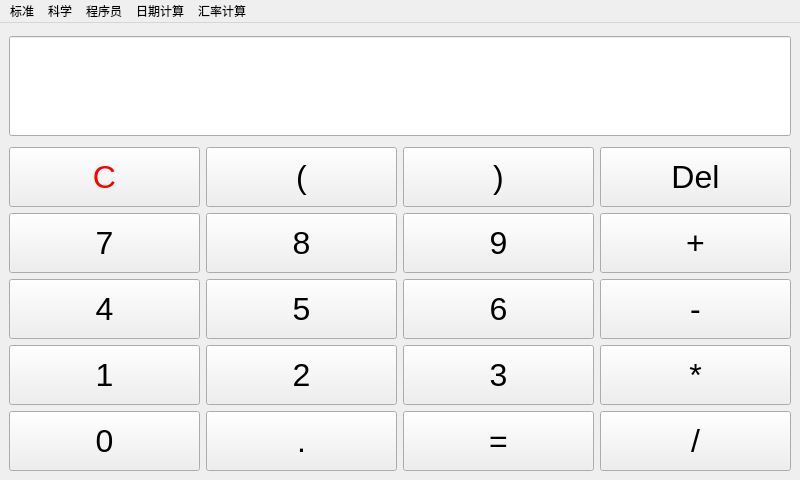
<?xml version="1.0" encoding="UTF-8"?>
<ui version="4.0">
 <class>MainWindow</class>
 <widget class="QMainWindow" name="MainWindow">
  <property name="geometry">
   <rect>
    <x>0</x>
    <y>0</y>
    <width>800</width>
    <height>480</height>
   </rect>
  </property>
  <property name="minimumSize">
   <size>
    <width>800</width>
    <height>480</height>
   </size>
  </property>
  <property name="maximumSize">
   <size>
    <width>800</width>
    <height>480</height>
   </size>
  </property>
  <property name="windowTitle">
   <string>KK牌计算器</string>
  </property>
  <property name="windowIcon">
   <iconset resource="res_QT.qrc">
    <normaloff>:/images/calculator.ico</normaloff>:/images/calculator.ico</iconset>
  </property>
  <property name="styleSheet">
   <string notr="true"/>
  </property>
  <property name="iconSize">
   <size>
    <width>400</width>
    <height>700</height>
   </size>
  </property>
  <widget class="QWidget" name="centralwidget">
   <layout class="QGridLayout" name="gridLayout">
    <item row="0" column="0" rowspan="2" colspan="4">
     <widget class="QLineEdit" name="lineEdit">
      <property name="minimumSize">
       <size>
        <width>0</width>
        <height>100</height>
       </size>
      </property>
      <property name="font">
       <font>
        <pointsize>36</pointsize>
       </font>
      </property>
      <property name="text">
       <string/>
      </property>
      <property name="alignment">
       <set>Qt::AlignRight|Qt::AlignTrailing|Qt::AlignVCenter</set>
      </property>
     </widget>
    </item>
    <item row="6" column="2">
     <widget class="QPushButton" name="pushButton_three">
      <property name="minimumSize">
       <size>
        <width>30</width>
        <height>60</height>
       </size>
      </property>
      <property name="font">
       <font>
        <pointsize>24</pointsize>
       </font>
      </property>
      <property name="text">
       <string>3</string>
      </property>
     </widget>
    </item>
    <item row="2" column="2">
     <widget class="QPushButton" name="pushButton_paren2">
      <property name="minimumSize">
       <size>
        <width>30</width>
        <height>60</height>
       </size>
      </property>
      <property name="font">
       <font>
        <pointsize>24</pointsize>
       </font>
      </property>
      <property name="text">
       <string>)</string>
      </property>
     </widget>
    </item>
    <item row="4" column="2">
     <widget class="QPushButton" name="pushButton_six">
      <property name="minimumSize">
       <size>
        <width>30</width>
        <height>60</height>
       </size>
      </property>
      <property name="font">
       <font>
        <pointsize>24</pointsize>
       </font>
      </property>
      <property name="text">
       <string>6</string>
      </property>
     </widget>
    </item>
    <item row="3" column="1">
     <widget class="QPushButton" name="pushButton_eight">
      <property name="minimumSize">
       <size>
        <width>30</width>
        <height>60</height>
       </size>
      </property>
      <property name="font">
       <font>
        <pointsize>24</pointsize>
       </font>
      </property>
      <property name="text">
       <string>8</string>
      </property>
     </widget>
    </item>
    <item row="6" column="3">
     <widget class="QPushButton" name="pushButton_mult">
      <property name="minimumSize">
       <size>
        <width>30</width>
        <height>60</height>
       </size>
      </property>
      <property name="font">
       <font>
        <pointsize>24</pointsize>
       </font>
      </property>
      <property name="text">
       <string>*</string>
      </property>
     </widget>
    </item>
    <item row="7" column="1">
     <widget class="QPushButton" name="pushButton_point">
      <property name="minimumSize">
       <size>
        <width>30</width>
        <height>60</height>
       </size>
      </property>
      <property name="font">
       <font>
        <pointsize>24</pointsize>
       </font>
      </property>
      <property name="text">
       <string>.</string>
      </property>
     </widget>
    </item>
    <item row="4" column="0">
     <widget class="QPushButton" name="pushButton_four">
      <property name="minimumSize">
       <size>
        <width>30</width>
        <height>60</height>
       </size>
      </property>
      <property name="font">
       <font>
        <pointsize>24</pointsize>
       </font>
      </property>
      <property name="text">
       <string>4</string>
      </property>
     </widget>
    </item>
    <item row="4" column="3">
     <widget class="QPushButton" name="pushButton_sub">
      <property name="minimumSize">
       <size>
        <width>30</width>
        <height>60</height>
       </size>
      </property>
      <property name="font">
       <font>
        <pointsize>24</pointsize>
       </font>
      </property>
      <property name="text">
       <string>-</string>
      </property>
     </widget>
    </item>
    <item row="7" column="0">
     <widget class="QPushButton" name="pushButton_zero">
      <property name="minimumSize">
       <size>
        <width>30</width>
        <height>60</height>
       </size>
      </property>
      <property name="font">
       <font>
        <pointsize>24</pointsize>
       </font>
      </property>
      <property name="text">
       <string>0</string>
      </property>
     </widget>
    </item>
    <item row="3" column="0">
     <widget class="QPushButton" name="pushButton_seven">
      <property name="minimumSize">
       <size>
        <width>30</width>
        <height>60</height>
       </size>
      </property>
      <property name="font">
       <font>
        <pointsize>24</pointsize>
       </font>
      </property>
      <property name="text">
       <string>7</string>
      </property>
     </widget>
    </item>
    <item row="3" column="3">
     <widget class="QPushButton" name="pushButton_add">
      <property name="minimumSize">
       <size>
        <width>30</width>
        <height>60</height>
       </size>
      </property>
      <property name="font">
       <font>
        <pointsize>24</pointsize>
       </font>
      </property>
      <property name="text">
       <string>+</string>
      </property>
     </widget>
    </item>
    <item row="2" column="3">
     <widget class="QPushButton" name="pushButton_del">
      <property name="minimumSize">
       <size>
        <width>30</width>
        <height>60</height>
       </size>
      </property>
      <property name="font">
       <font>
        <pointsize>24</pointsize>
       </font>
      </property>
      <property name="text">
       <string>Del</string>
      </property>
     </widget>
    </item>
    <item row="7" column="3">
     <widget class="QPushButton" name="pushButton_divide">
      <property name="minimumSize">
       <size>
        <width>30</width>
        <height>60</height>
       </size>
      </property>
      <property name="font">
       <font>
        <pointsize>24</pointsize>
       </font>
      </property>
      <property name="text">
       <string>/</string>
      </property>
     </widget>
    </item>
    <item row="7" column="2">
     <widget class="QPushButton" name="pushButton_equal">
      <property name="minimumSize">
       <size>
        <width>30</width>
        <height>60</height>
       </size>
      </property>
      <property name="font">
       <font>
        <pointsize>24</pointsize>
       </font>
      </property>
      <property name="text">
       <string>=</string>
      </property>
     </widget>
    </item>
    <item row="2" column="1">
     <widget class="QPushButton" name="pushButton_paren1">
      <property name="minimumSize">
       <size>
        <width>30</width>
        <height>60</height>
       </size>
      </property>
      <property name="font">
       <font>
        <pointsize>24</pointsize>
       </font>
      </property>
      <property name="text">
       <string>(</string>
      </property>
     </widget>
    </item>
    <item row="6" column="1">
     <widget class="QPushButton" name="pushButton_two">
      <property name="minimumSize">
       <size>
        <width>30</width>
        <height>60</height>
       </size>
      </property>
      <property name="font">
       <font>
        <pointsize>24</pointsize>
       </font>
      </property>
      <property name="text">
       <string>2</string>
      </property>
     </widget>
    </item>
    <item row="3" column="2">
     <widget class="QPushButton" name="pushButton_nine">
      <property name="minimumSize">
       <size>
        <width>30</width>
        <height>60</height>
       </size>
      </property>
      <property name="font">
       <font>
        <pointsize>24</pointsize>
       </font>
      </property>
      <property name="text">
       <string>9</string>
      </property>
     </widget>
    </item>
    <item row="6" column="0">
     <widget class="QPushButton" name="pushButton_one">
      <property name="minimumSize">
       <size>
        <width>30</width>
        <height>60</height>
       </size>
      </property>
      <property name="font">
       <font>
        <pointsize>24</pointsize>
       </font>
      </property>
      <property name="text">
       <string>1</string>
      </property>
     </widget>
    </item>
    <item row="4" column="1">
     <widget class="QPushButton" name="pushButton_five">
      <property name="minimumSize">
       <size>
        <width>30</width>
        <height>60</height>
       </size>
      </property>
      <property name="font">
       <font>
        <pointsize>24</pointsize>
       </font>
      </property>
      <property name="text">
       <string>5</string>
      </property>
     </widget>
    </item>
    <item row="2" column="0">
     <widget class="QPushButton" name="pushButton_C">
      <property name="minimumSize">
       <size>
        <width>30</width>
        <height>60</height>
       </size>
      </property>
      <property name="font">
       <font>
        <pointsize>24</pointsize>
       </font>
      </property>
      <property name="styleSheet">
       <string notr="true">color: rgb(255, 0, 0);</string>
      </property>
      <property name="text">
       <string>C</string>
      </property>
     </widget>
    </item>
   </layout>
  </widget>
  <widget class="QMenuBar" name="menuBar">
   <property name="geometry">
    <rect>
     <x>0</x>
     <y>0</y>
     <width>800</width>
     <height>26</height>
    </rect>
   </property>
   <widget class="QMenu" name="menu_std">
    <property name="title">
     <string>标准</string>
    </property>
   </widget>
   <widget class="QMenu" name="menu_sci">
    <property name="title">
     <string>科学</string>
    </property>
   </widget>
   <widget class="QMenu" name="menu_prog">
    <property name="title">
     <string>程序员</string>
    </property>
   </widget>
   <widget class="QMenu" name="menu_data">
    <property name="title">
     <string>日期计算</string>
    </property>
   </widget>
   <widget class="QMenu" name="menu_rate">
    <property name="title">
     <string>汇率计算</string>
    </property>
   </widget>
   <addaction name="menu_std"/>
   <addaction name="menu_sci"/>
   <addaction name="menu_prog"/>
   <addaction name="menu_data"/>
   <addaction name="menu_rate"/>
  </widget>
 </widget>
 <tabstops>
  <tabstop>lineEdit</tabstop>
  <tabstop>pushButton_C</tabstop>
  <tabstop>pushButton_paren1</tabstop>
  <tabstop>pushButton_paren2</tabstop>
  <tabstop>pushButton_del</tabstop>
  <tabstop>pushButton_seven</tabstop>
  <tabstop>pushButton_eight</tabstop>
  <tabstop>pushButton_nine</tabstop>
  <tabstop>pushButton_add</tabstop>
  <tabstop>pushButton_four</tabstop>
  <tabstop>pushButton_five</tabstop>
  <tabstop>pushButton_six</tabstop>
  <tabstop>pushButton_sub</tabstop>
  <tabstop>pushButton_one</tabstop>
  <tabstop>pushButton_two</tabstop>
  <tabstop>pushButton_three</tabstop>
  <tabstop>pushButton_mult</tabstop>
  <tabstop>pushButton_zero</tabstop>
  <tabstop>pushButton_point</tabstop>
  <tabstop>pushButton_equal</tabstop>
  <tabstop>pushButton_divide</tabstop>
 </tabstops>
 <resources>
  <include location="res_QT.qrc"/>
 </resources>
 <connections/>
</ui>
